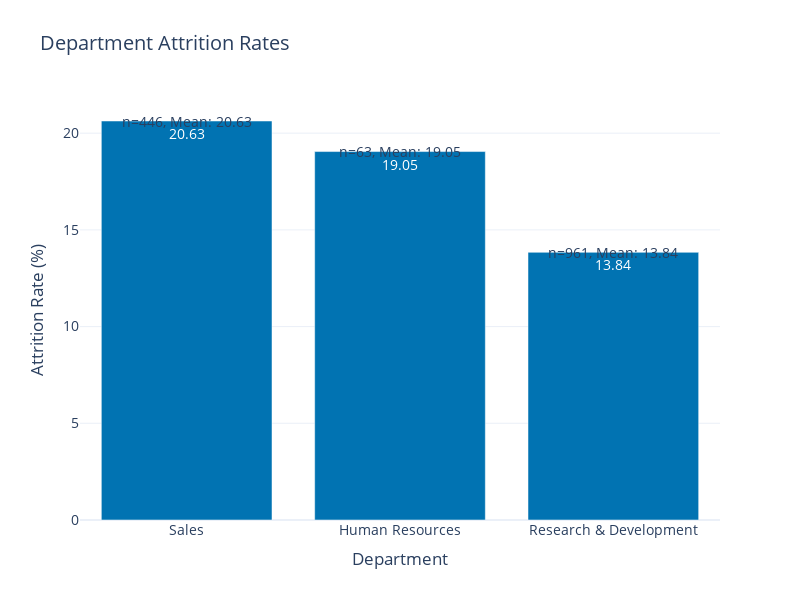

Notebook cell for this chart:
### Code cell
# Test with Technical audience
print("\n" + "="*60)
print("🔬 TECHNICAL VERSION (Detailed, Granular)")
print("="*60)
fig_tech = viz_technical.visualize(
    df_test, 
    "Department attrition rates with statistical details",
    verbose=True
)

### Figure 1 — Plotly figure (JSON) as saved in the notebook; plotly's stock layout.template omitted (floating-point values rounded to 4 significant figures)
{"data": [{"hovertemplate": "department=%{x}<br>Attrition Rate (%)=%{y}<extra></extra>", "legendgroup": "", "marker": {"color": "#0173B2", "pattern": {"shape": ""}}, "name": "", "orientation": "v", "showlegend": false, "textposition": "auto", "texttemplate": "%{y}", "type": "bar", "x": ["Sales", "Human Resources", "Research & Development"], "xaxis": "x", "y": [20.63, 19.05, 13.84], "yaxis": "y"}], "layout": {"annotations": [{"showarrow": false, "text": "n=446, Mean: 20.63", "x": "Sales", "y": 20.63}, {"showarrow": false, "text": "n=63, Mean: 19.05", "x": "Human Resources", "y": 19.05}, {"showarrow": false, "text": "n=961, Mean: 13.84", "x": "Research & Development", "y": 13.84}], "barmode": "relative", "font": {"size": 14}, "height": 600, "legend": {"tracegroupgap": 0}, "title": {"text": "Department Attrition Rates"}, "width": 800, "xaxis": {"anchor": "y", "domain": [0, 1], "title": {"text": "Department"}}, "yaxis": {"anchor": "x", "domain": [0, 1], "title": {"text": "Attrition Rate (%)"}}}}
